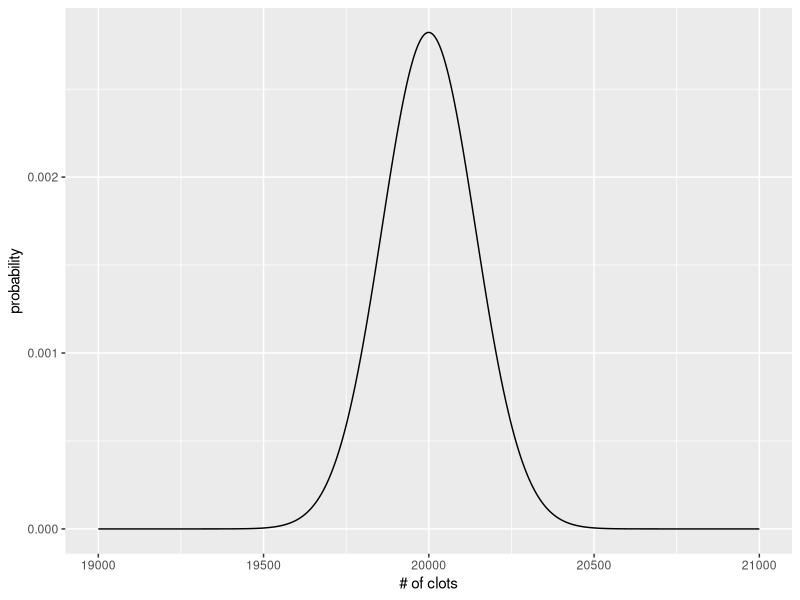

The R script that drew this image:
## ---- chunk 1
knitr::opts_chunk$set(echo = TRUE)
## ---- chunk 2
p = 1/1000
x = 25
n = 20*10^6
## ---- chunk 3
library(ggplot2)

X = seq(20000 - 1000, 20000 + 1000)
Y = dbinom(X, n, p)
df = data.frame(X,Y)

ggplot(df) + aes(x=X, y=Y) + geom_line() + labs(y="probability", x="# of clots")
## ---- chunk 4
dbinom(x, n, p)
